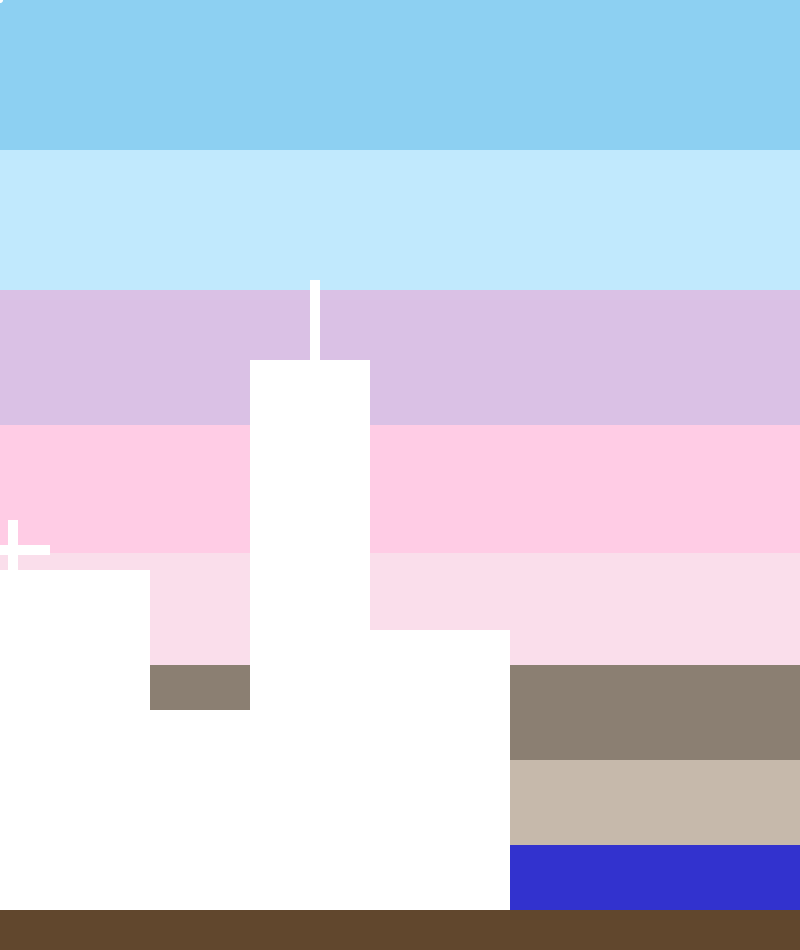
Frame 1 (no input)
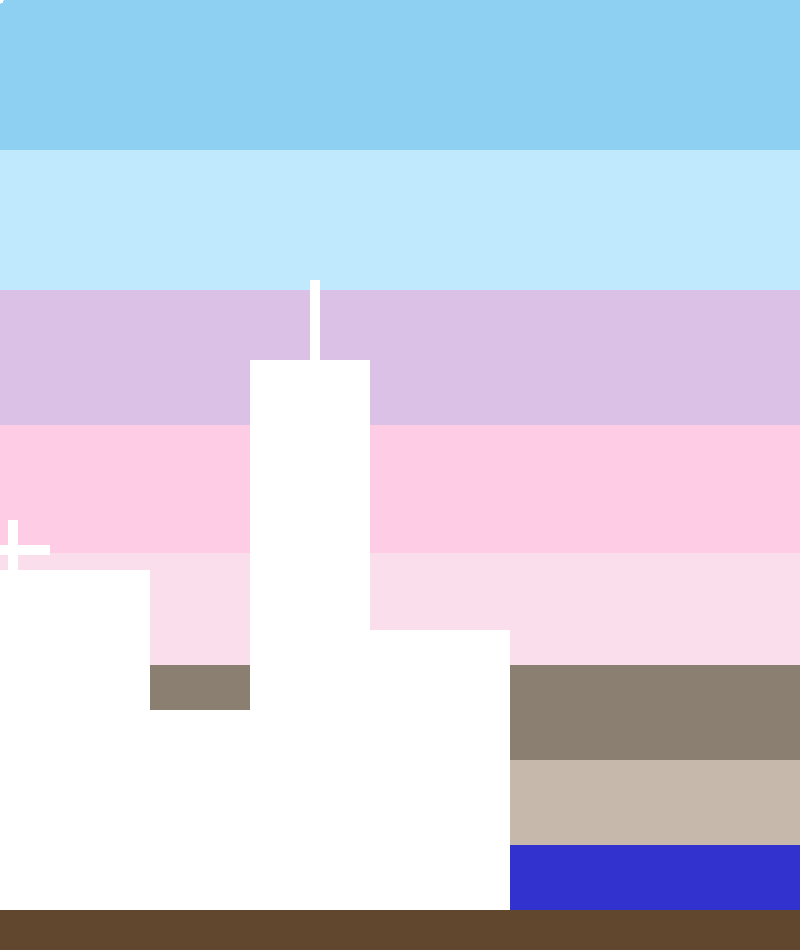
Frame 60 (the mouse pressed at the canvas centre just before this capture)
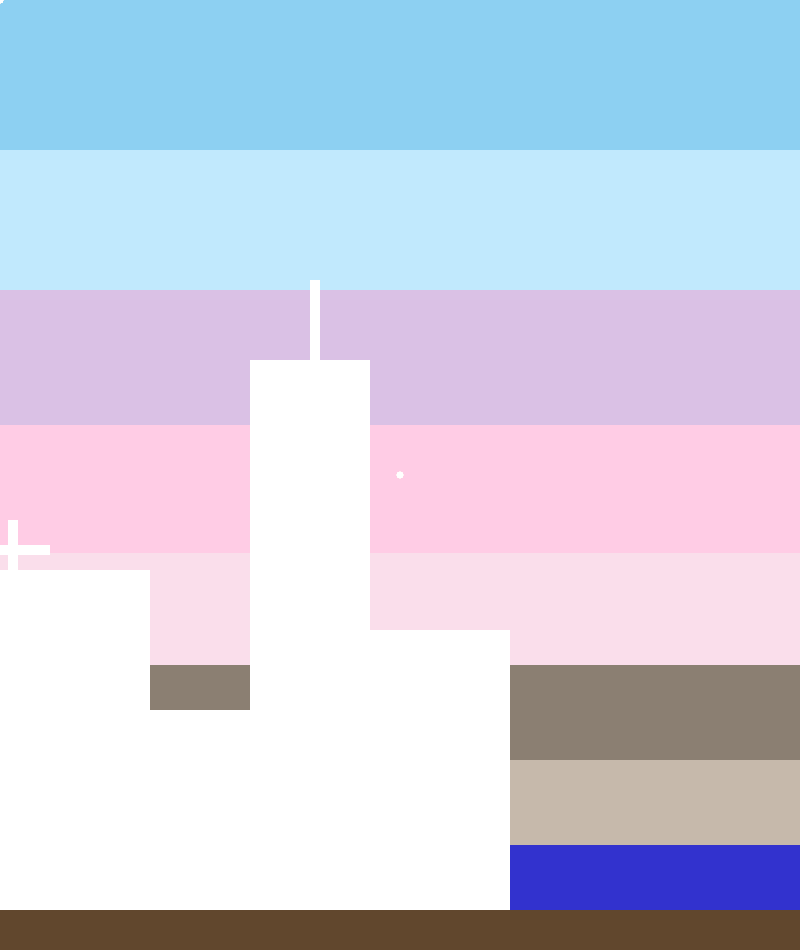
Frame 120 (the mouse held since frame 60 and released just before this capture)

The Processing sketch that drew these frames (run headless with seeded random() and noise(); from frame 60 on, the mouse is pressed at the canvas centre):

// Processing sketch: cityscape
// ── cityscape.pde
color bgColor = color(204,229,255);
float circleSize= (random(3,8));

void setup() {
  size(800,950);
  fill(141, 208, 242);
  noStroke();
  rect(0, 0, 800, 150);
  fill(193, 233, 253);
  noStroke();
  rect(0, 150, 800, 140);
  fill(218, 193, 229);
  noStroke();
  rect(0, 290, 800, 135);
  fill(255, 204, 229);
  noStroke();
  rect(0, 425, 800, 128);
  fill(250, 222, 235);
  noStroke();
  rect(0, 553, 800, 112);
  fill(139, 127, 114);
  noStroke();
  rect(0, 665, 800, 95);
  fill(198, 185, 171);
  noStroke();
  rect(0, 760, 800, 85);
  fill(50, 50, 206);
  noStroke();
  rect(0, 845, 800, 65);
  fill(97, 71, 45);
  noStroke();
  rect(0, 910, 800, 40);
  fill(255, 255, 255);
  noStroke();
  rect(0, 570, 150, 340);
  rect(150, 710, 100, 200);
  rect(250, 360, 120, 550);
  rect(370, 630, 140, 280);
  rect(310, 280, 10, 100);
  rect(8, 520, 10, 50);
  rect(0, 545, 50, 10);
}

void draw(){
  rectMode(CORNER);
  fill(bgColor, 5);

if(mousePressed)
  rectMode(CENTER);
  fill(255,255,255);
  noStroke();
  ellipse(mouseX,mouseY,circleSize,circleSize);
}
